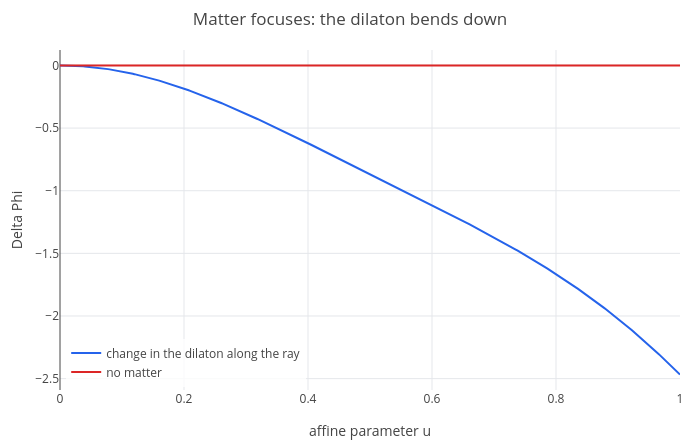

The code cell stored with this chart in its notebook:
### Markdown cell above
The two agree: $\Delta\Phi = (\cos 2\pi x - 2\pi^2x^2 - 1)/8$. The constraint has been **solved**: the dilaton is no
longer an independent variable but is fixed by the matter on the cone. What stays free is the matter data $\phi$ on the
cones and the clock $u_*$ (with corner data that the paper also keeps). That is the reduced phase space of the
two-dimensional model.

### Code cell
p = plot((cos(2*pi*x) - 2*pi^2*x^2 - 1)/8, x, 0, 1);
p = show(p, plot(0, x, 0, 1));
p = legend(p, "change in the dilaton along the ray", "no matter");
labels(title(p, "Matter focuses: the dilaton bends down"), "affine parameter u", "Delta Phi")

### Figure 1 — Plotly figure (JSON) as saved in the notebook; plotly's stock layout.template omitted (floating-point values rounded to 4 significant figures; data arrays with more than 128 entries replaced by an {"elided": "..."} marker saying what was removed)
{"data": [{"line": {"color": "#2563eb", "width": 2}, "mode": "lines", "name": "change in the dilaton along the ray", "type": "scatter", "x": {"elided": "402 float values"}, "y": {"elided": "402 float values"}}, {"line": {"color": "#dc2626", "width": 2}, "mode": "lines", "name": "no matter", "type": "scatter", "x": {"elided": "402 float values"}, "y": {"elided": "402 int values"}}], "layout": {"height": 440, "legend": {"bgcolor": "rgba(255,255,255,0.8)", "x": 0.01, "xanchor": "left", "y": 0.01, "yanchor": "bottom"}, "margin": {"b": 50, "l": 60, "r": 20, "t": 50}, "showlegend": true, "title": {"text": "Matter focuses: the dilaton bends down"}, "width": 700, "xaxis": {"title": {"text": "affine parameter u"}, "zeroline": true}, "yaxis": {"range": [-2.591, 0.1234], "title": {"text": "Delta Phi"}, "zeroline": true}}}
